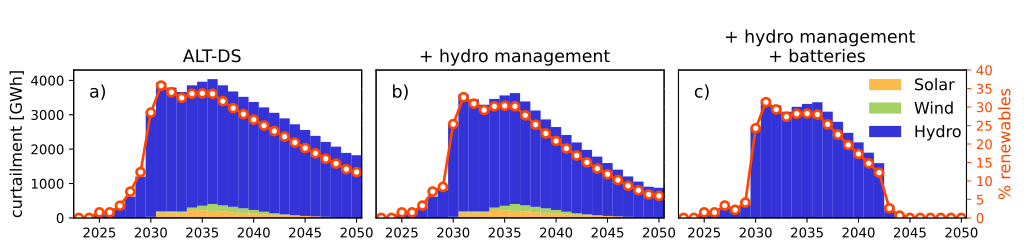

Recreate this plot in Python.
import numpy as N
import matplotlib.pyplot as plt
from datetime import datetime
import pandas as pd
import seaborn as sns
from scipy.stats import spearmanr
from matplotlib.ticker import MultipleLocator
import matplotlib.patches as patches

ad = pd.read_csv('/home/emi/Documents/GENERIS/GENERISpy/vertimiento.txt', header=0, delimiter=';', na_values='-999')
ad1 = pd.read_csv('/home/emi/Documents/GENERIS/GENERISpy/vertimientom.txt', header=0, delimiter=';', na_values='-999')
ad2 = pd.read_csv('/home/emi/Documents/GENERIS/GENERISpy/vertimientomb.txt', header=0, delimiter=';', na_values='-999')

print(ad['Porc'])
print(((ad1['Solar']+ad1['Eolica']+ad1['Hidro'])/ad1['Output'])*100)
print(((ad2['Solar']+ad2['Eolica']+ad2['Hidro'])/ad1['Output'])*100)


fig, (ax1,ax2,ax3) = plt.subplots(1,3,figsize=(12,2),sharex=True, sharey=True)

# ~ ax1.bar(ad['anio'], ad['SolarT'], color='#FBAA1B')
# ~ ax1.bar(ad['anio'], ad['EolicaT'], bottom=ad['SolarT'], color='#8FC73E')
# ~ ax1.bar(ad['anio'], ad['HidroT'], bottom=ad['SolarT']+ad['EolicaT'], color='#207653')
# ~ ax1.legend(["Solar","Eólica","Hidro"], frameon=False,bbox_to_anchor=(0.2, 0.9), borderaxespad=0.,fontsize=10)
# ~ ax1.set_xlim(2022.5, 2050.5)
# ~ ax1.set_ylabel('[GWh]', fontsize=12)

# ~ ax3 = ax1.twinx()
# ~ ax3.plot(ad['anio'], ad['PorcT'])


####
ax1.set_ylim(0, 4300)
ax1.set_xlim(2022.5, 2050.5)
ax1.bar(ad['anio'], ad['Solar'], color='#FBAA1B', alpha=0.8, width = 1)
ax1.bar(ad['anio'], ad['Eolica'], bottom=ad['Solar'], color='#8FC73E', alpha=0.8, width = 1)
ax1.bar(ad['anio'], ad['Hidro'], bottom=ad['Solar']+ad['Eolica'], color='#0000CD', alpha=0.8, width = 1)
ax1.set_ylabel('curtailment [GWh]', fontsize=12)
ax1.set_title('ALT-DS  ', fontsize=13)
ax1.text(2024, 3500, 'a)', fontsize=13)
# ~ ax1.legend(["Solar","Wind","Hydro"], frameon=False,bbox_to_anchor=(0.23, 0.7), borderaxespad=0.,fontsize=9)

ax4 = ax1.twinx()
ax5 = ax2.twinx()
ax6 = ax3.twinx()
ax5.sharey(ax4)
ax6.sharey(ax4)

ax4.plot(ad['anio'], ad['Porc'], color = 'orangered', linewidth=2)
ax4.plot(ad['anio'], ad['Porc'],'o', color = 'orangered', markersize = 6, mfc='white', markeredgewidth=2)
ax4.tick_params(axis='y', colors='orangered')
ax4.set_ylim(0, 40)          # propagates to ax5 and ax6
ax4.yaxis.set_tick_params(labelsize=0, rotation=90,color='white')

# hide the right-hand tick labels on the inner twins, keep only ax6's
ax4.tick_params(axis='y', labelright=False)
ax5.tick_params(axis='y', labelright=False)

####

ax2.set_ylim(0, 4300)
ax2.set_xlim(2022.5, 2050.5)
ax2.bar(ad1['anio'], ad1['Solar'], color='#FBAA1B', alpha=0.8, width = 1)
ax2.bar(ad1['anio'], ad1['Eolica'], bottom=ad1['Solar'], color='#8FC73E', alpha=0.8, width = 1)
ax2.bar(ad1['anio'], ad1['Hidro'], bottom=ad1['Solar']+ad1['Eolica'], color='#0000CD', alpha=0.8, width = 1)
ax2.yaxis.set_tick_params(labelsize=0, rotation=90,color='white')
ax2.set_title('+ hydro management  ', fontsize=13)
ax2.text(2024, 3500, 'b)', fontsize=13)

ax5.plot(ad1['anio'], ((ad1['Solar']+ad1['Eolica']+ad1['Hidro'])/ad1['Output'])*100, color = 'orangered', linewidth=2)
ax5.plot(ad1['anio'],((ad1['Solar']+ad1['Eolica']+ad1['Hidro'])/ad1['Output'])*100,'o', color = 'orangered', markersize = 6, mfc='white', markeredgewidth=2)
ax5.tick_params(axis='y', colors='orangered')
ax5.yaxis.set_tick_params(labelsize=0, rotation=90,color='white')

####

ax3.set_ylim(0, 4300)
ax3.set_xlim(2022.5, 2050.5)
ax3.bar(ad2['anio'], ad2['Solar'], color='#FBAA1B', alpha=0.8, width = 1)
ax3.bar(ad2['anio'], ad2['Eolica'], bottom=ad2['Solar'], color='#8FC73E', alpha=0.8, width = 1)
ax3.bar(ad2['anio'], ad2['Hidro'], bottom=ad2['Solar']+ad2['Eolica'], color='#0000CD', alpha=0.8, width = 1)
ax3.legend(["Solar","Wind","Hydro"], frameon=False,bbox_to_anchor=(0.23, 0.9), borderaxespad=0.,fontsize=12)
ax3.yaxis.set_tick_params(labelsize=0, rotation=90,color='white')
ax3.set_title('+ hydro management \n+ batteries  ', fontsize=13)
ax3.text(2024, 3500, 'c)', fontsize=13)

ax6.plot(ad1['anio'], ((ad2['Solar']+ad2['Eolica']+ad2['Hidro'])/ad1['Output'])*100, color = 'orangered', linewidth=2)
ax6.plot(ad1['anio'],((ad2['Solar']+ad2['Eolica']+ad2['Hidro'])/ad1['Output'])*100,'o', color = 'orangered', markersize = 6, mfc='white', markeredgewidth=2)
ax6.tick_params(axis='y', colors='orangered')
ax6.set_ylabel('% renewables', fontsize=12, color='orangered')


fig.subplots_adjust(wspace=0.05)

plt.savefig('vertimiento.svg', dpi=1000, bbox_inches="tight")
